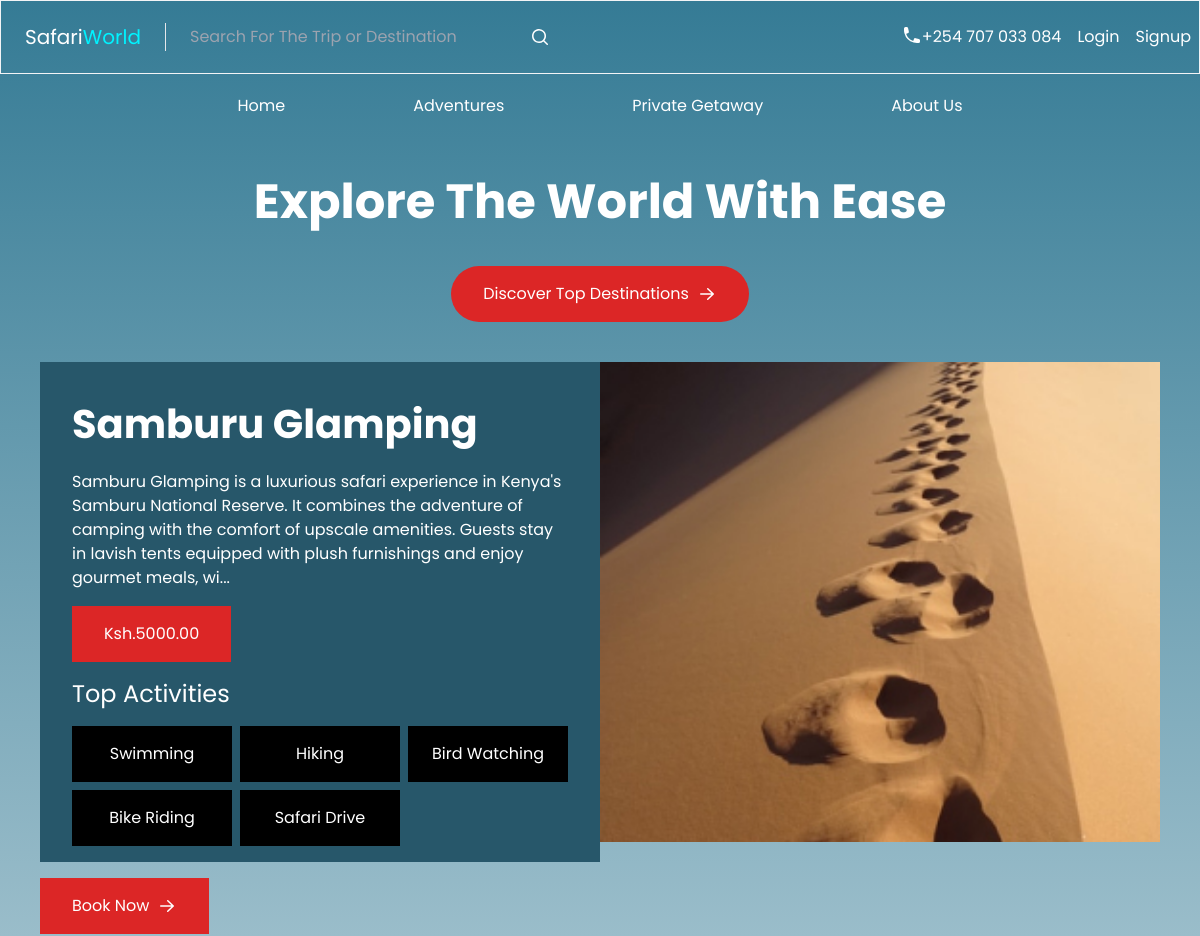
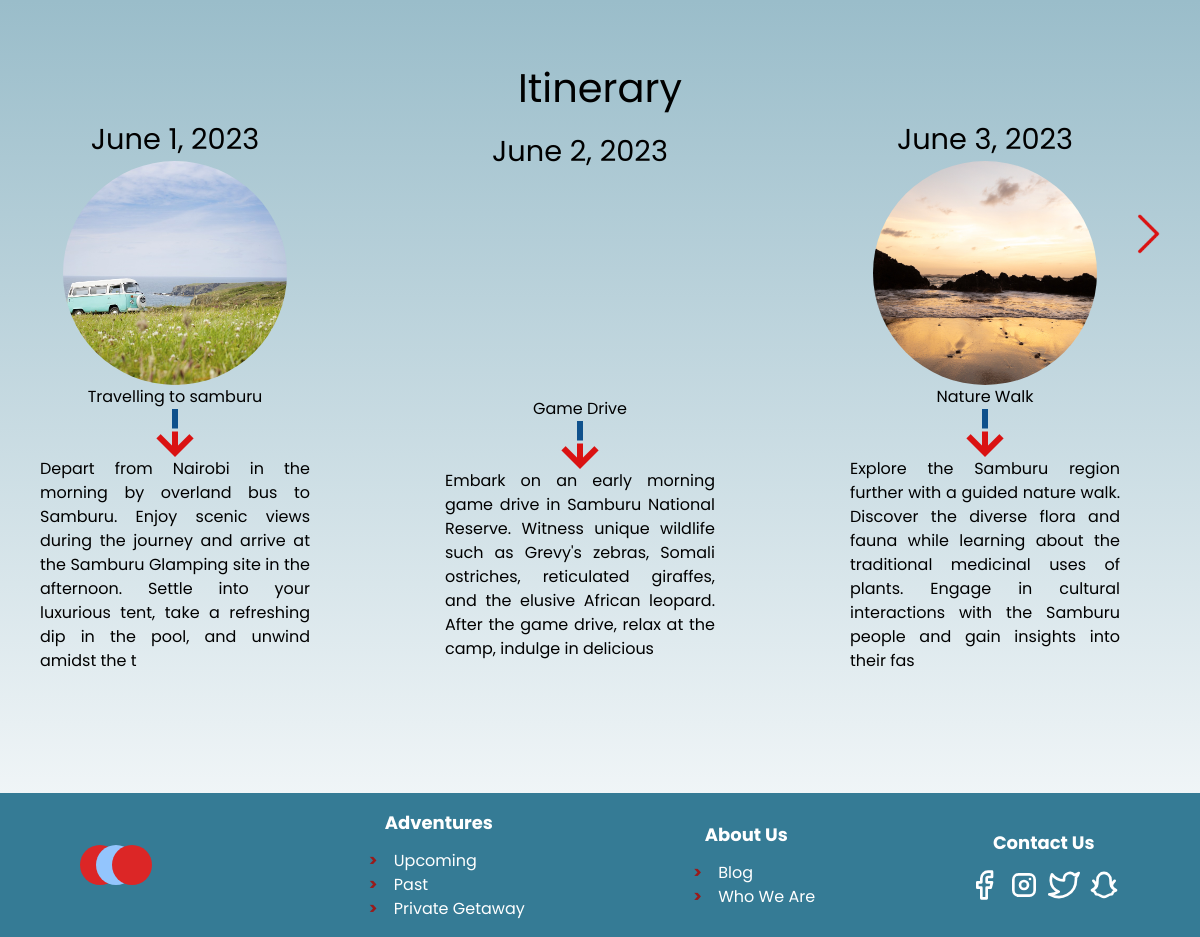
Screenshot of /adventures/210d935b-5c6f-442e-8c83-9ef3c514a730 with the database file from the repository (2 pictures, top to bottom).
### booking/models.py (models this page shows, shortened)
class BaseModel(models.Model):
    id = models.UUIDField(primary_key=True, default=uuid.uuid4, editable=False)
    created_at = models.DateTimeField(auto_now_add=True)
    updated_at = models.DateTimeField(auto_now=True)
    class Meta:
        abstract = True

class Adventure(BaseModel):
    name = models.CharField(max_length=250)
    place_id = models.ForeignKey(Place, on_delete=models.SET_NULL, null=True, related_name='adventures')
    description = models.CharField(max_length=1024)
    departure_date = models.DateField()
    return_date = models.DateField()
    price = models.DecimalField(max_digits=10, decimal_places=2)
    slots = models.IntegerField()
    age_limit = models.IntegerField(default=0)
    activities = models.CharField(max_length=250)
    image = models.FileField(upload_to='images', null=True)

class Itinerary(BaseModel):
    adventure_id = models.ForeignKey(Adventure, on_delete=models.CASCADE, related_name='itinerary_advs')
    name = models.CharField(max_length=250)
    description = models.CharField(max_length=1024)
    image = models.ImageField(upload_to='images')
    day = models.DateField()

### booking/views.py (the view)
# urls.py: path('adventures/<str:id>', views.adv_details, name='adventure'),
def adv_details(request, id):
    adventure_url = reverse('adventure', args=[id])
    adv = Adventure.objects.get(id=id)
    activities = [activity.strip() for activity in adv.activities.split(",")]
    p = Paginator(adv.itinerary_advs.all(), 3)
    page = request.GET.get('page')
    itineraries = p.get_page(page)
    context = {'adventure_url': adventure_url, 'adv': adv, 'activities': activities, 'itineraries': itineraries }
    return render(request, 'booking/adventure.html', context)

### booking/templates/booking/adventure.html (shortened to what this page needs)
{% extends 'booking/base.html' %} {% load static %} {% block content %}
<section class="justify-between px-10 pt-10 md:w-full w-100 md:flex h-max">
  <div class="w-[35rem] h-[30rem]">
    <div class="bg-[#27576A] text-white flex flex-col h-max pb-4 space-y-4">
      <h2 class="text-[2.5rem] pt-8 mx-8 font-bold">{{ adv.name }}</h2>
      <p class="mx-8">{{ adv.description }}...</p>
      <p class="flex items-center px-8 py-4 mx-8 my-4 bg-red-600 max-w-fit">
        Ksh.{{ adv.price }}
      </p>
      <h3 class="mx-8 text-2xl">Top Activities</h3>
      <ul class="grid grid-cols-3 gap-2 mx-8">
        {% for activity in activities %}
        <li class="bg-[#000000] p-4 text-center block">{{ activity }}</li>
        {% endfor %}
      </ul>
    </div>
    <div class="flex items-center px-8 py-4 my-4 bg-red-600 max-w-fit">
      <a href="/{{ adv.id }}/order" class="pr-2 text-white">Book Now</a>
      <svg
        xmlns="http://www.w3.org/2000/svg"
        viewBox="0 0 20 20"
        fill="currentColor"
        class="w-5 h-5 text-white"
      >
        <path
          fill-rule="evenodd"
          d="M3 10a.75.75 0 01.75-.75h10.638L10.23 5.29a.75.75 0 111.04-1.08l5.5 5.25a.75.75 0 010 1.08l-5.5 5.25a.75.75 0 11-1.04-1.08l4.158-3.96H3.75A.75.75 0 013 10z"
          clip-rule="evenodd"
        />
      </svg>
    </div>
  </div>
  <div
    class="bg-[url('/static/{{ adv.image}}')] w-[35rem] h-[30rem] bg-cover bg-center"
  ></div>
</section>
<section class="p-10">
  <h3 class="text-center text-[2.5rem] mt-28">Itinerary</h3>
  <div class="flex">
    <div class="flex justify-between">
      {% for itenary in itineraries %}
      <div class="flex flex-col justify-center text-center max-w-[25%]">
        <h4 class="text-[1.8rem]">{{ itenary.day }}</h4>
        <div
          class="bg-[url('/static/{{itenary.image}}')] mx-auto w-56 h-56 bg-cover bg-center rounded-full"
        ></div>
        <h5>{{ itenary.name }}</h5>
        <div
          class="bg-[url('/static/images/arrow.png')] mx-auto w-[3rem] h-[3rem] bg-center bg-cover"
        ></div>
        <p class="text-justify">{{itenary.description}}</p>
      </div>
      {% endfor %}
    </div>
    {% if itineraries.has_next %}
    <a href="?page={{ itineraries.next_page_number }}"
      ><div
        class="bg-[url('/static/images/right.png')] h-10 w-10 bg-center bg-contain bg-no-repeat translate-y-24"
      ></div
    ></a>
    {% endif %}
  </div>
</section>
{% endblock%}

### booking/templates/booking/base.html (style rules this page uses)
body { font-family: "Poppins" !important; }

### rows the page displays
Adventure: name "Samburu Glamping", description "Samburu Glamping is a luxurious safari experience in Kenya's Samburu National Reserve. It combines the adventure of camping with the comfort of upscale amenities. Guests stay in lavish tents equipped with plush furnishings and enjoy gourmet meals, wi", price "5000.00", image (picture)
Itinerary: day "June 1, 2023", image (picture), name "Travelling to samburu", description "Depart from Nairobi in the morning by overland bus to Samburu. Enjoy scenic views during the journey and arrive at the Samburu Glamping site in the afternoon. Settle into your luxurious tent, take a refreshing dip in the pool, and unwind amidst the t"
Itinerary: day "June 2, 2023", name "Game Drive", description "Embark on an early morning game drive in Samburu National Reserve. Witness unique wildlife such as Grevy's zebras, Somali ostriches, reticulated giraffes, and the elusive African leopard. After the game drive, relax at the camp, indulge in delicious"
Itinerary: day "June 3, 2023", image (picture), name "Nature Walk", description "Explore the Samburu region further with a guided nature walk. Discover the diverse flora and fauna while learning about the traditional medicinal uses of plants. Engage in cultural interactions with the Samburu people and gain insights into their fas"

### other values shown
{{ activity }} "Swimming" "Hiking" "Bird Watching" "Bike Riding" "Safari Drive"
